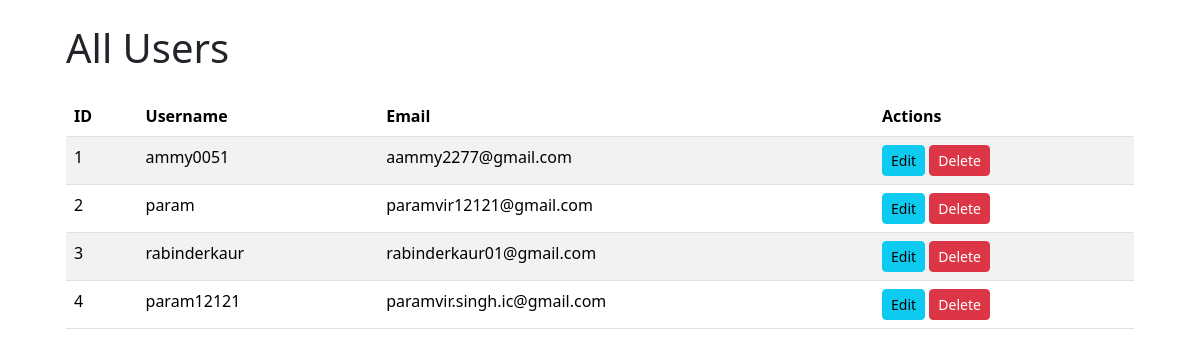
Screenshot of /admin/users with the database file from the repository.
### models.py (models this page shows, shortened)
class User(db.Model):
    id = db.Column(db.Integer, primary_key=True)
    cognito_id = db.Column(db.String)
    username = db.Column(db.String(80), unique=True)
    email = db.Column(db.String(120), unique=True, nullable=False)
    created_at = db.Column(db.DateTime, default=datetime.utcnow)
    updated_at = db.Column(db.DateTime, default=datetime.utcnow, onupdate=datetime.utcnow)
    access_token = db.Column(db.String)
    refresh_token = db.Column(db.String)
    has_paid = db.Column(db.Boolean, default=False)  # New field to track payment status

### admin.py (the view)
@admin_bp.route('/users')
def view_users():
    users = User.query.all()
    return render_template('admin/users.html', users=users)

### templates/admin/users.html (shortened to what this page needs)
{% extends 'layout.html' %}
{% block content %}
<div class="container">
    <h1 class="mb-4">All Users</h1>
    <table class="table table-striped">
        <thead class="thead-light">
            <tr>
                <th>ID</th>
                <th>Username</th>
                <th>Email</th>
                <th>Actions</th>
            </tr>
        </thead>
        <tbody>
            {% for user in users %}
            <tr>
                <td>{{ user.id }}</td>
                <td>{{ user.username }}</td>
                <td>{{ user.email }}</td>
                <td>
                    <a href="{{ url_for('admin.edit_user', user_id=user.id) }}" class="btn btn-info btn-sm">Edit</a>
                    <form action="{{ url_for('admin.delete_user', user_id=user.id) }}" method="POST" style="display: inline;">
                        <button type="submit" class="btn btn-danger btn-sm">Delete</button>
                    </form>
                </td>
            </tr>
            {% endfor %}
        </tbody>
    </table>
</div>
{% endblock %}

### rows the page displays
User: id "1", username "ammy0051", email "aammy2277@gmail.com"
User: id "2", username "param", email "paramvir12121@gmail.com"
User: id "3", username "rabinderkaur", email "rabinderkaur01@gmail.com"
User: id "4", username "param12121", email "paramvir.singh.ic@gmail.com"
